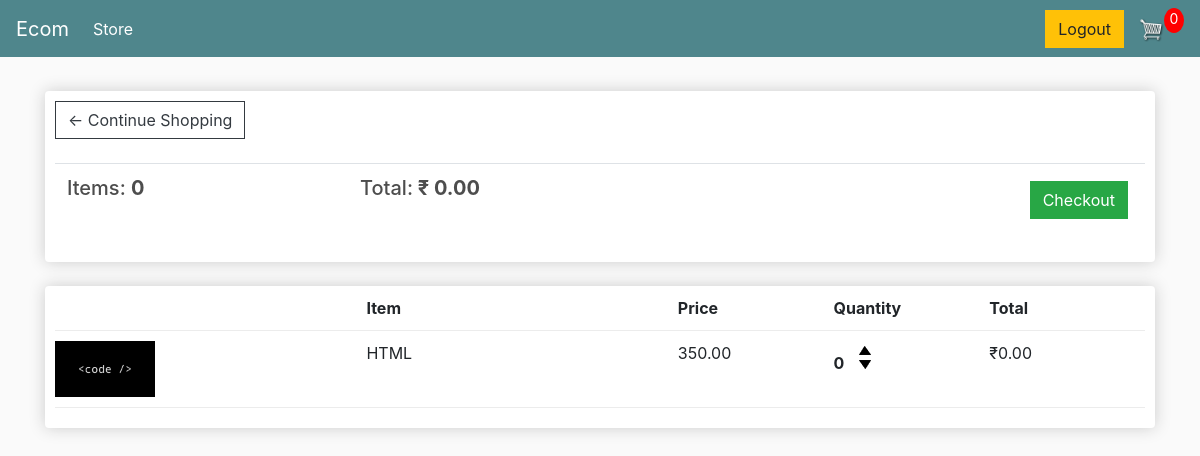
Page /cart/ (signed in) on the committed database.
### store/models.py (models this page shows, shortened)
class Order(models.Model):
    customer = models.ForeignKey(Customer,on_delete=models.SET_NULL,blank=True,null=True)
    date_ordered = models.DateTimeField(auto_now_add=True)
    complete = models.BooleanField(default=False,null=True,blank=False)
    transaction_id = models.CharField(max_length=200,null=True)
    @property
    def get_cart_total(self):
        orderitems = self.orderitem_set.all()
        total = sum([item.getTotal for item in orderitems])
        return total
    @property
    def get_cart_items(self):
        orderitems = self.orderitem_set.all()
        total = sum([item.quantity for item in orderitems])
        return total

class OrderItem(models.Model):
    course = models.ForeignKey(Course, on_delete=models.SET_NULL, null=True)
    order = models.ForeignKey(Order, on_delete=models.SET_NULL, null=True)
    quantity = models.IntegerField(default=0, null=True, blank=True)
    date_added = models.DateTimeField(auto_now_add=True)
    @property
    def getTotal(self):
        total = self.course.price * self.quantity
        return total

class Course(models.Model):
    name = models.CharField(max_length=200,null=True)
    price = models.DecimalField(max_digits=7, decimal_places=2)
    mdl_course = models.IntegerField(default=False,null=True,blank=False)
    image = models.ImageField(null=True, blank=True)
    @property
    def imageURL(self):
        try:
            url = self.image.url
        except:
            url = ""
        return url

### store/views.py (the view)
# urls.py: path('cart/', views.cart, name="cart"),
def cart(requests):
    data = cartData(requests)
    cartItems = data['cartItems']
    items = data['items']
    order = data['order']
    context = {"items" : items, 'order' : order,'cartItems':cartItems}
    return render(requests,'cart.html',context)

### store/utils.py (called while the page is built)
def cartData(requests):
    if requests.user.is_authenticated:
        customer = requests.user.customer
        print(customer.mdl_user_id)
        order, created = Order.objects.get_or_create(customer=customer,complete = False)
        items = order.orderitem_set.all()
        cartItems = order.get_cart_items
    else:
        cookieData = cookieCart(requests)
        cartItems = cookieData['cartItems']
        order = cookieData['order']
        items = cookieData['items']
    return {'cartItems': cartItems, 'order': order, 'items': items}

### store/templates/cart.html
{% extends 'base.html' %}
{% load static %}
{% block content %}
	<div class="row">
		<div class="col-lg-12">
			<div class="box-element">
				<a  class="btn btn-outline-dark" href="{% url 'store' %}">&#x2190; Continue Shopping</a>
				<br>
				<br>
				<table class="table">
					<tr>
						<th><h5>Items: <strong>{{ order.get_cart_items }}</strong></h5></th>
						<th><h5>Total:<strong> ₹ {{ order.get_cart_total }}</strong></h5></th>
						<th>
							<a  style="float:right; margin:5px;" class="btn btn-success" href="{% url 'checkout' %}">Checkout</a>
						</th>
					</tr>
				</table>
			</div>
			<br>
			<div class="box-element">
				<div class="cart-row">
					<div style="flex:2"></div>
					<div style="flex:2"><strong>Item</strong></div>
					<div style="flex:1"><strong>Price</strong></div>
					<div style="flex:1"><strong>Quantity</strong></div>
					<div style="flex:1"><strong>Total</strong></div>
				</div>
                {% for item in items%}
				<div class="cart-row">
					<div style="flex:2"><img class="row-image" src="{{item.course.imageURL}}"></div>
					<div style="flex:2"><p>{{item.course.name}}</p></div>
					<div style="flex:1"><p>{{item.course.price}}</p></div>
					<div style="flex:1">
						<p class="quantity">{{item.quantity}}</p>
						<div class="quantity">
							<img data-action="add" id="{{item.course.id}}" class="chg-quantity update-cart" src="{% static  'images/arrow-up.png' %}">
							<img data-action="remove" id="{{item.course.id}}" class="chg-quantity update-cart" src="{% static  'images/arrow-down.png' %}">
						</div>
					</div>
					<div style="flex:1"><p>₹{{ item.getTotal }}</p></div>
				</div>
                {% endfor %}
			</div>
		</div>
	</div>
{% endblock content %}

### static/css/main.css (style rules this page uses)
body { background-color: hsl(0, 0%, 98%); }
h1,h2,h3,h4,h5,h6 { color:hsl(0, 0%, 30%); }
.box-element { box-shadow:hsl(0, 0%, 80%) 0 0 16px; background-color: #fff; border-radius: 4px; padding: 10px; }
.col-lg-4, .col-lg-6, .col-lg-8, .col-lg-12 { margin-top: 10px; }
.btn { border-radius: 0; }
.row-image { width: 100px; }
.cart-row { display: flex; align-items: flex-stretch; padding-bottom: 10px; margin-bottom: 10px; border-bottom: 1px solid #ececec; }
.quantity { display: inline-block; font-weight: 700; padding-right:10px; }
.chg-quantity { width: 12px; cursor: pointer; display: block; margin-top: 5px; transition:.1s; }

### rows in the picture
Order: get_cart_items "0", get_cart_total "0.00"
OrderItem: course.imageURL (picture), course.name "HTML", course.price "350.00", quantity "0", getTotal "0.00"

### other values in the picture
{{ cartItems }} "0"
